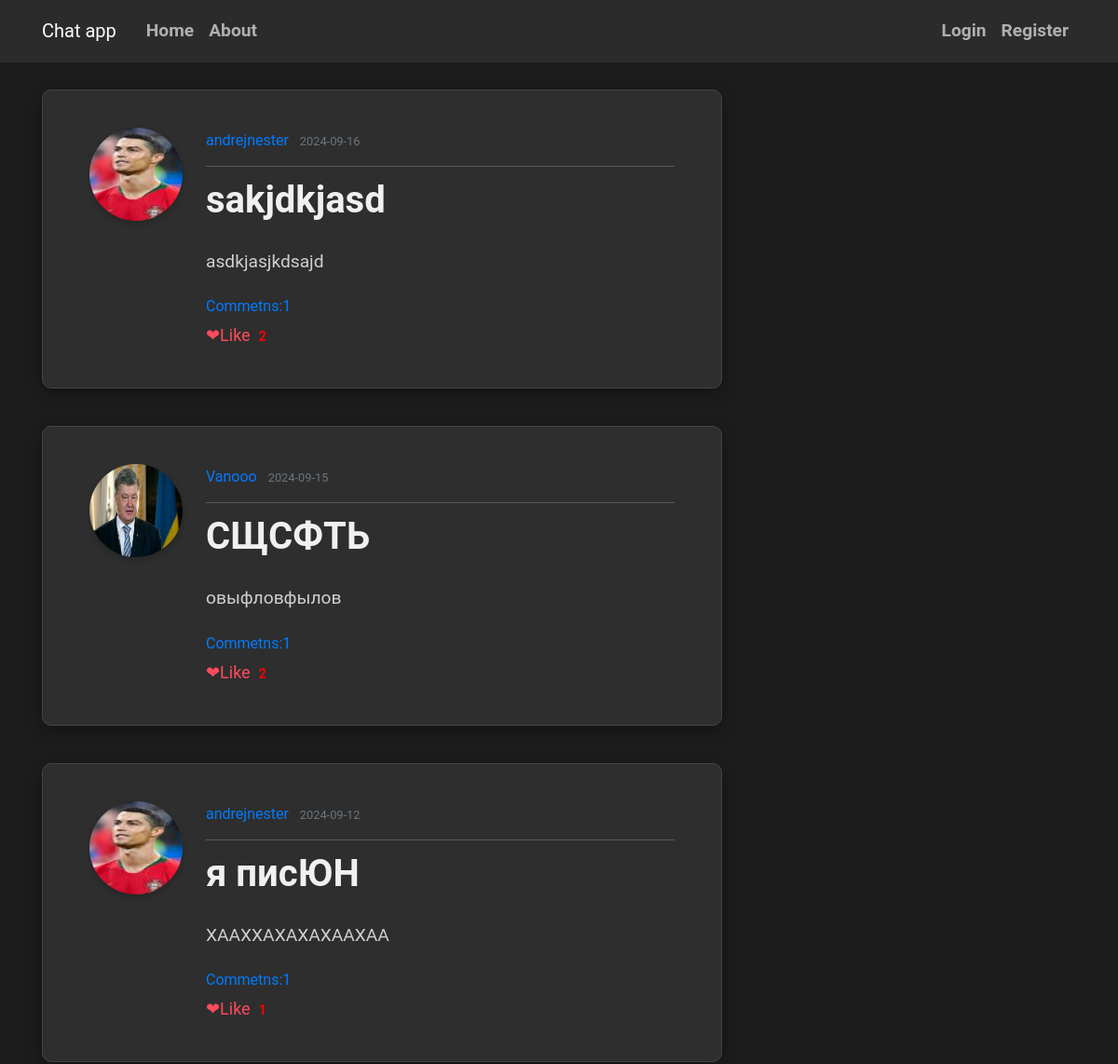
Before: / (upper part) with the older database file.
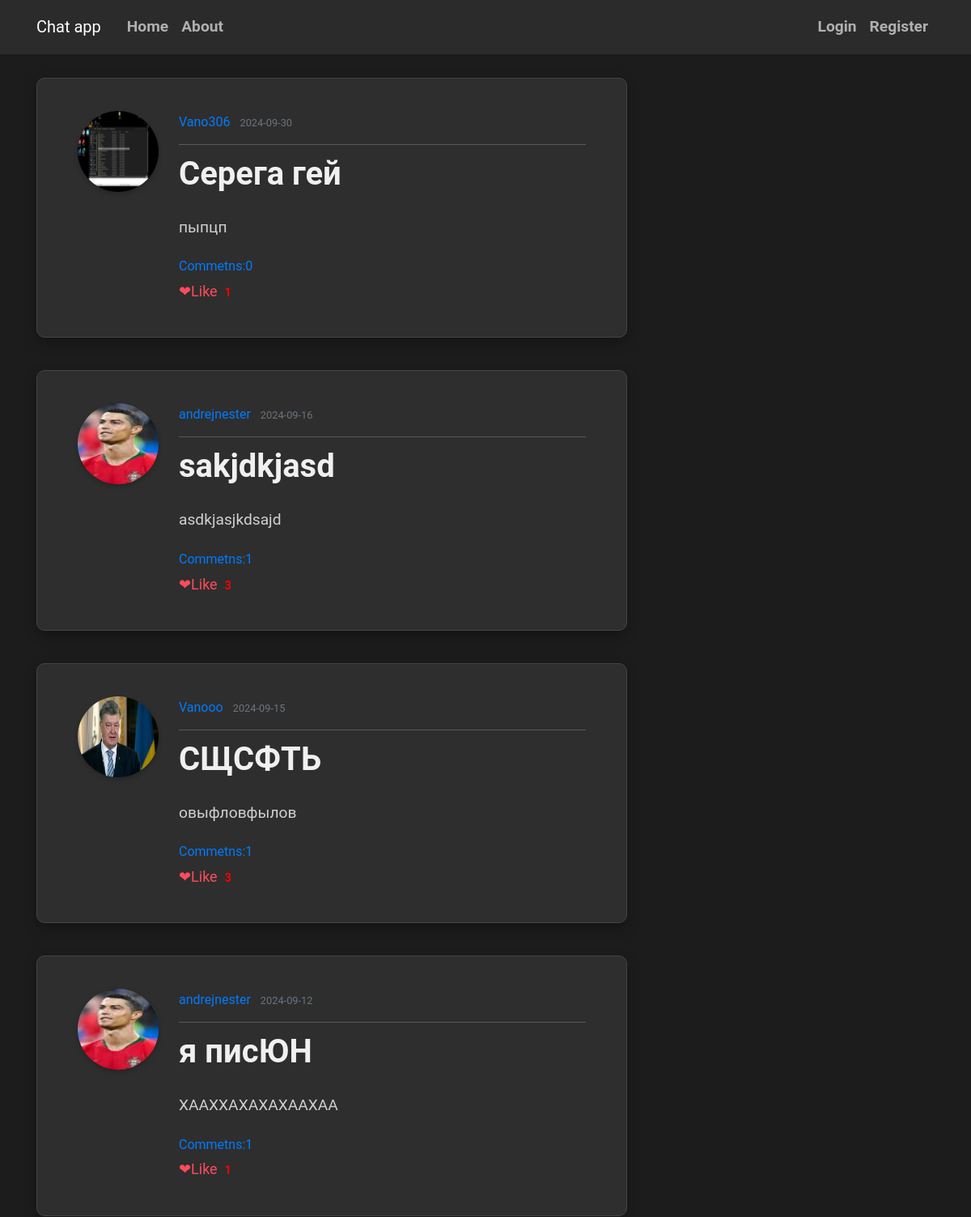
After: the same page with the newer database file.
### flaskblog/models.py (models this page shows, shortened)
class Post(db.Model):
    id = db.Column(db.Integer, primary_key=True)
    title = db.Column(db.String(100), nullable=False)
    date_posted = db.Column(db.DateTime, nullable=False, default=datetime.utcnow)
    content = db.Column(db.Text, nullable=False)
    user_id = db.Column(db.Integer, db.ForeignKey('user.id'), nullable=False)
    comments = db.relationship('Comment', backref='post', lazy='dynamic')
    post_likes = db.relationship('Like', back_populates='post', lazy='dynamic')
    def is_liking(self, user):
        if user.is_authenticated:
            return Like.query.filter_by(post_id=self.id, man_that_likes_id=user.id).first() is not None
        return False

class User(db.Model, UserMixin):
    id = db.Column(db.Integer, primary_key=True)
    username = db.Column(db.String(20), unique=True, nullable=False)
    email = db.Column(db.String(120), unique=True, nullable=False)
    image_file = db.Column(db.String(20), nullable=False, default='default.jpg')
    password = db.Column(db.String(60), nullable=False)
    posts = db.relationship('Post', backref='author', lazy=True)
    followed = db.relationship('Follow', foreign_keys='Follow.follower_id',
                               back_populates='follower', lazy='dynamic',
                               cascade='all, delete-orphan')
    followers = db.relationship('Follow', foreign_keys='Follow.followed_id',
                                back_populates='followed', lazy='dynamic',
                                cascade='all, delete-orphan')
    sent_messages = db.relationship('Message', foreign_keys='Message.sender_id',
                                    back_populates='sender', lazy=True)
    received_messages = db.relationship('Message', foreign_keys='Message.recipient_id',
                                        back_populates='recipient', lazy=True)
    groups=db.relationship('Group', secondary='user_groups', back_populates='members')
    def __repr__(self):
        return f"User('{self.username}', '{self.email}', '{self.image_file}')"

### flaskblog/routes.py (the view)
@app.route("/")
def home():
    current_page=request.path
    print(f"THIS IS CURRENT PAGE:{current_page}")
    page = request.args.get('page', 1, type=int)
    posts = Post.query.order_by(Post.date_posted.desc()).paginate(per_page=5, page=page)
    users=User.query.all()
    print(users)
    return render_template('home.html',posts=posts)

### flaskblog/templates/home.html (shortened to what this page needs)
{% extends "base.html" %}
{% block content %}
 {%for post in posts%}
        <article class="media content-section">
            <img class="rounded-circle article-img" src="{{url_for('static',filename = 'pictures/' + post.author.image_file)}}" alt="">
  <div class="media-body">
    <div class="article-metadata">
      <a class="mr-2" href="{{ url_for('user_info',username=post.author.username) }}">{{ post.author.username }}</a>
      <small class="text-muted">{{ post.date_posted.strftime('%Y-%m-%d') }}</small>
    </div>
    <h2><a class="article-title" href="{{ url_for('post',post_id=post.id) }}">{{ post.title }}</a></h2>
    <p class="article-content">{{ post.content }}</p>
    <a href="{{ url_for('all_post_comments',post_id=post.id) }}" class="fa fa-comment">Commetns:{{ post.comments.count() }}</a> <br>
                    {% if post.is_liking(current_user) %}
                        <a class="like-icon" href="{{ url_for('unlike_post_home', post_id=post.id) }}">&#10084;Unlike</a>
                        <a href="{{ url_for('post_likes',post_id=post.id) }}" class="likes-count">{{ post.post_likes.count() }}</a>
                    {% else %}
                        <a class="like-icon" href="{{ url_for('like_post_home', post_id=post.id) }}">&#10084;Like</a>
                        <a href="{{ url_for('post_likes',post_id=post.id) }}" class="likes-count">{{ post.post_likes.count() }}</a>
                    {% endif %}
  </div>
</article>
    {%endfor%}
{% endblock %}

### flaskblog/templates/base.html (shortened to what this page needs)
<!DOCTYPE html>
<html lang="en">
<head>
    <link rel="stylesheet" href="https://cdn.jsdelivr.net/npm/bootstrap@4.0.0/dist/css/bootstrap.min.css">
    <link rel="stylesheet" href="{{ url_for('static', filename='main.css') }}">
  </head>
<body>
<header class="site-header">
    <nav class="navbar navbar-expand-md navbar-dark bg-steel fixed-top">
        <div class="container">
            <a class="navbar-brand mr-4" href="/">Chat app</a>
            <div class="collapse navbar-collapse" id="navbarToggle">
                <div class="navbar-nav mr-auto">
                    <a class="nav-item nav-link" href="{{ url_for('home') }}">Home</a>
                    <a class="nav-item nav-link" href="{{ url_for('about') }}">About</a>
                </div>
                <div class="navbar-nav">
                    {% if current_user.is_authenticated %}
                        <a class="nav-item nav-link" href="{{ url_for('search') }}">Search bobrs</a>
                        <a class="nav-item nav-link" href="{{ url_for('create_post') }}">Create post</a>
                        <a class="nav-item nav-link" href="{{ url_for('account') }}">Account</a>
                        <a class="nav-item nav-link" href="{{ url_for('logout') }}">Logout</a>
                        <a class="nav-item nav-link" href="{{ url_for('chats',username=current_user.username) }}">Chats</a>
                    {% else %}
                        <a class="nav-item nav-link" href="{{ url_for('login') }}">Login</a>
                        <a class="nav-item nav-link" href="{{ url_for('register') }}">Register</a>
                    {% endif %}
                </div>
            </div>
        </div>
    </nav>
</header>
<main role="main" class="container">
    <div class="row">
        <div class="col-md-8">
            {% block content %}{% endblock %}
        </div>
        <div class="col-md-4">
        </div>
    </div>
</main>
</body>
</html>

### flaskblog/static/main.css (style rules this page uses)
body { background: #1c1c1c; color: #f8f8f8; margin-top: 6rem; font-family: 'Roboto', sans-serif; line-height: 1.8; }
h1, h2, h3, h4, h5, h6 { color: #ffffff; margin-bottom: 1.5rem; font-weight: 700; }
.bg-steel { background-color: #2b2b2b; }
.site-header .navbar-nav .nav-link { color: #b0b0b0; font-weight: 600; font-size: 1.2rem; transition: color 0.3s ease; }
.content-section { background: #2e2e2e; padding: 40px 50px; border: 1px solid #444444; border-radius: 10px; box-shadow: 0 6px 15px rgba(0, 0, 0, 0.3); margin-bottom: 40px; }
.article-title { color: #f0f0f0; font-size: 2.5rem; font-weight: 600; }
.article-content { white-space: pre-line; line-height: 1.9; font-size: 1.2rem; color: #d0d0d0; }
.article-img { height: 100px; width: 100px; margin-right: 25px; border-radius: 50%; box-shadow: 0 3px 6px rgba(0, 0, 0, 0.2); }
.article-metadata { padding-bottom: 12px; margin-bottom: 12px; border-bottom: 1px solid #595959; font-size: 1rem; color: #a0a0a0; }
.like-icon { font-size: 18px; color: #ff4b5c; margin-right: 5px; }
.likes-count { font-size: 14px; color: red; font-weight: bold; }

Changed rows visible on the page:
added Post: image_file (picture), author.username "Vano306", date_posted "2024-09-30", title "Серега гей", content "пыпцп", comments.count "0", post_likes.count "1"
computed for Post "sakjdkjasd": post_likes.count "2" → "3"
computed for Post "СЩСФТЬ": post_likes.count "2" → "3"
